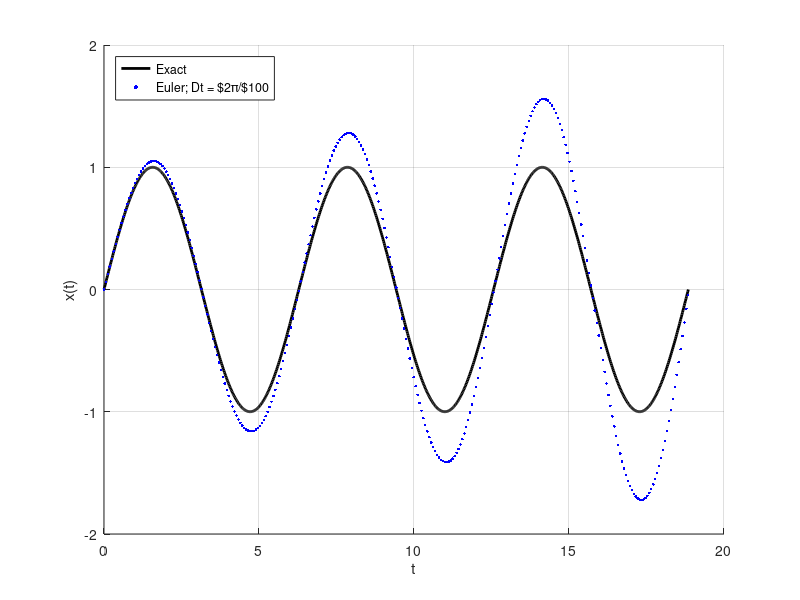

Reproduce this figure in MATLAB. (Note: this script raises an error after producing the figure.)
clear;

% x'' + x = f(t)
% dv/dt = -x + f(t)
% dx/dt = v
%
% x(0) = 0
% dx/dt|_{t=0} = 1

% Solution to homogeneous equation (f(t) = 0) is
% sin(t), so period = 2*pi.

% Exact solution
te = linspace(0,2*pi*3,1000);
xe = sin(te);


%%%%%%%%%%%%%%%%%%%%%%%%%%%%%%%%%%%%%%%%%%%%%%%%%%%%%%%
% Forward Euler solution
%%%%%%%%%%%%%%%%%%%%%%%%%%%%%%%%%%%%%%%%%%%%%%%%%%%%%%%

% Choose Dt to be much smaller than period of 2*pi
S = 100;
Dt = 2*pi/S;
t = [0:Dt:3*2*pi];

v(1) = 1;
x(1) = 0;

for i = 1:length(t)-1
    v(i+1) = v(i)-Dt*x(i);
    x(i+1) = x(i)+Dt*v(i);
end

figure(1);clf;grid on;hold on;
   plot(te,xe,'k','LineWidth',2);
   plot(NaN,NaN,'b.','MarkerSize',10); % So dot is larger in legend
   plot(t,x,'b.');
   xlabel('t');
   ylabel('x(t)');
   legend('Exact',sprintf('Euler; Dt = $2\\pi/$%d',S),...
       'Location','NorthWest');
%%%%%%%%%%%%%%%%%%%%%%%%%%%%%%%%%%%%%%%%%%%%%%%%%%%%%%%

%%%%%%%%%%%%%%%%%%%%%%%%%%%%%%%%%%%%%%%%%%%%%%%%%%%%%%%
% ODE23 solution
%%%%%%%%%%%%%%%%%%%%%%%%%%%%%%%%%%%%%%%%%%%%%%%%%%%%%%%
[t23,y23] = ode23(@HarmonicOscillatorFunction,[0,2*pi*3],[0,1]);

figure(2);clf;grid on;hold on;
   plot(te,xe,'k','LineWidth',2);
   plot(NaN,NaN,'b.','MarkerSize',10); % So dot is larger in legend
   plot(t23,y23(:,1),'b.');
   xlabel('t');
   ylabel('x(t)');
   legend('Exact','ODE23',...
       'Location','NorthWest');
  
%%%%%%%%%%%%%%%%%%%%%%%%%%%%%%%%%%%%%%%%%%%%%%%%%%%%%%%%%%%%%%%%%%%%%%%%
% The following are optional plot formatting commands.
%%%%%%%%%%%%%%%%%%%%%%%%%%%%%%%%%%%%%%%%%%%%%%%%%%%%%%%%%%%%%%%%%%%%%%%%
for i = 1:2
   figure(i)
   yh = get(gca,'YLabel');
   set(yh,'Rotation',0,'VerticalAlignment','middle');
   title('$d^2x/dt^2 + x = 0; x(0)=0, dx/dt|_{t=0} = 1$',...
       'FontWeight','normal');
   box on;
   set(gca,'XTick',[0:pi:6*pi])
   xl = cellstr(get(gca,'XTickLabel'));
   for i = 2:length(xl)
        xl{i} = sprintf('%d\\pi',i-1);
   end
   axis tight;
   set(gca,'XTickLabel',xl);
   set(gca,'YLim',[-1.9,1.9])
end

figure(1)
    saveplots('HarmonicOscillator_Exact_vs_Euler')
figure(2)
    saveplots('HarmonicOscillator_Exact_vs_ODE23')

%%%%%%%%%%%%%%%%%%%%%%%%%%%%%%%%%%%%%%%%%%%%%%%%%%%%%%%%%%%%%%%%%%%%%%%%

% End optional formatting commands
%%%%%%%%%%%%%%%%%%%%%%%%%%%%%%%%%%%%%%%%%%%%%%%%%%%%%%%%%%%%%%%%%%%%%%%%
